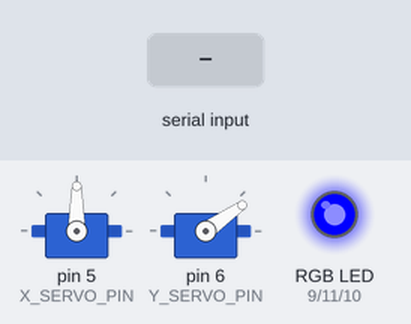
Recording of a sketch running on a simulated Arduino Uno, built with avr-gcc and run on an emulated ATmega328P. Shown: 2 × servo, an RGB LED mixed from three pins (HIGH = lit). The inputs (shaded band) are chosen by the test bench. What the sketch prints to the serial monitor is not drawn.

Above: at 1.2 s.
1.3 s: "90,45\n" received over Serial
At 3.6 s:
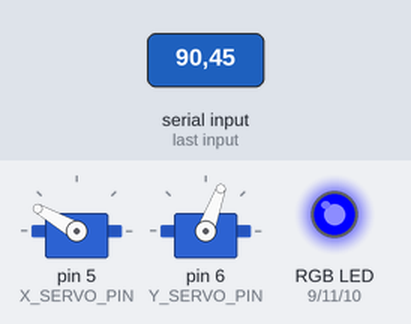
3.9 s: "LED:RED\n" received over Serial
At 4.2 s:
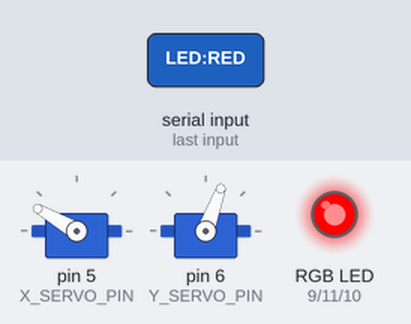
5.4 s: "LED:GREEN\n" received over Serial
At 6.5 s:
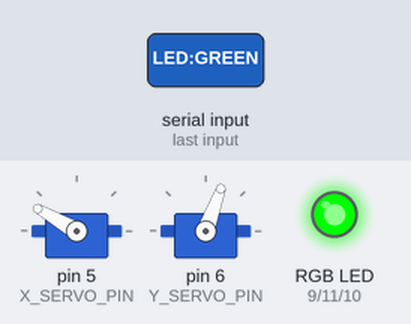
6.9 s: "LED:OFF\n" received over Serial
At 7.6 s:
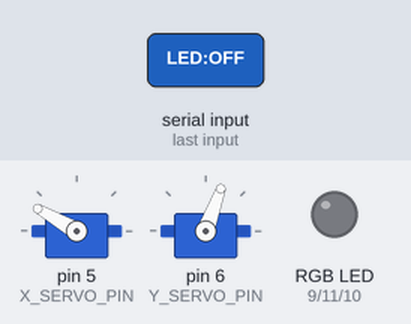
8.4 s: "LED:BLUE\n" received over Serial
At 8.8 s:
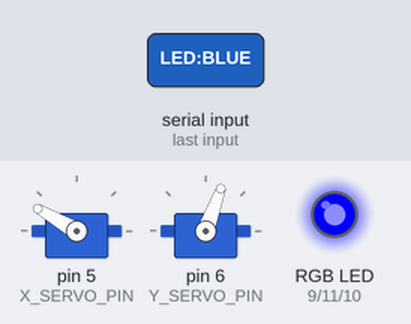
Timing chart, 0 to 10.9 s (numbered marks = the images above; inputs shaded):
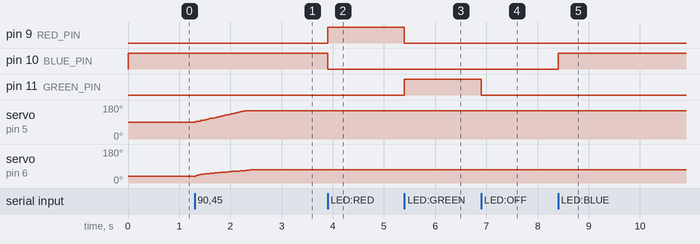

Measured:
- after the input at 1.3 s, servo on pin 5 (X_SERVO_PIN): moves from 90° to 150° over 1.0 s, starting at once; servo on pin 6 (Y_SERVO_PIN): moves from 35° to 70° over 1.1 s, starting at once
- after the input at 3.9 s, pin 9 (RED_PIN): LOW → HIGH at once; pin 10 (BLUE_PIN): HIGH → LOW at once
- after the input at 5.4 s, pin 9 (RED_PIN): HIGH → LOW at once; pin 11 (GREEN_PIN): LOW → HIGH at once
- after the input at 6.9 s, pin 11 (GREEN_PIN): HIGH → LOW at once
- after the input at 8.4 s, pin 10 (BLUE_PIN): LOW → HIGH at once

The sketch:

Face_Tracking.ino
```cpp
#include <Servo.h>
#include <string.h>
#include <stdlib.h>


// ============================================================
// SERVO PINS
// ============================================================

#define X_SERVO_PIN 5
#define Y_SERVO_PIN 6


// ============================================================
// RGB LED PINS
// ============================================================

#define RED_PIN 9
#define GREEN_PIN 11
#define BLUE_PIN 10


// ============================================================
// SERVO OBJECTS
// ============================================================

Servo servoX;
Servo servoY;


// ============================================================
// SERVO LIMITS
// ============================================================

const float X_MIN = 30;
const float X_MAX = 150;

const float Y_MIN = 0;
const float Y_MAX = 70;


// ============================================================
// STARTING POSITION
// ============================================================

float servoXPos = 90;
float servoYPos = 35;


// ============================================================
// PID GAINS
// ============================================================

float Kp_X = 0.030;
float Kd_X = 0.005;

float Kp_Y = 0.010;
float Kd_Y = 0.005;


// Integral disabled

float Ki_X = 0.0;
float Ki_Y = 0.0;


// ============================================================
// MAXIMUM SERVO MOVEMENT
// ============================================================

const float MAX_STEP_X = 1.2;
const float MAX_STEP_Y = 2.0;


// ============================================================
// DEAD ZONE
// ============================================================

const float DEAD_ZONE_X = 30;
const float DEAD_ZONE_Y = 30;


// ============================================================
// PID VARIABLES
// ============================================================

float errorX = 0;
float errorY = 0;

float previousErrorX = 0;
float previousErrorY = 0;

float integralX = 0;
float integralY = 0;


// ============================================================
// DERIVATIVE FILTER
// ============================================================

float filteredDerivativeX = 0;
float filteredDerivativeY = 0;

const float DERIVATIVE_FILTER = 0.25;


// ============================================================
// TIMING
// ============================================================

unsigned long lastPIDTime = 0;

const unsigned long PID_INTERVAL = 20;


// ============================================================
// SERIAL BUFFER
// ============================================================

char serialBuffer[40];

byte bufferIndex = 0;


// ============================================================
// LED STATE
// ============================================================

String currentLED = "";


// ============================================================
// SETUP
// ============================================================

void setup()
{
    Serial.begin(115200);


    // --------------------------------------------------------
    // SERVOS
    // --------------------------------------------------------

    servoX.attach(X_SERVO_PIN);
    servoY.attach(Y_SERVO_PIN);


    servoX.write(
        (int)servoXPos
    );

    servoY.write(
        (int)servoYPos
    );


    // --------------------------------------------------------
    // RGB LED
    // --------------------------------------------------------

    pinMode(
        RED_PIN,
        OUTPUT
    );

    pinMode(
        GREEN_PIN,
        OUTPUT
    );

    pinMode(
        BLUE_PIN,
        OUTPUT
    );


    // Start with BLUE

    setLED("BLUE");


    lastPIDTime = millis();


    Serial.println(
        "FACE ROBOT READY"
    );
}


// ============================================================
// MAIN LOOP
// ============================================================

void loop()
{
    // --------------------------------------------------------
    // READ SERIAL
    // --------------------------------------------------------

    readSerial();


    // --------------------------------------------------------
    // PID UPDATE
    // --------------------------------------------------------

    unsigned long now = millis();


    if (
        now - lastPIDTime
        >= PID_INTERVAL
    )
    {
        float dt =
            (now - lastPIDTime)
            / 1000.0;


        lastPIDTime = now;


        updatePID(dt);
    }
}


// ============================================================
// SERIAL READER
// ============================================================

void readSerial()
{
    while (
        Serial.available() > 0
    )
    {
        char c = Serial.read();


        // ----------------------------------------------------
        // END OF COMMAND
        // ----------------------------------------------------

        if (c == '\n')
        {
            serialBuffer[bufferIndex] = '\0';


            // Check whether this is
            // an LED command

            if (
                strncmp(
                    serialBuffer,
                    "LED:",
                    4
                ) == 0
            )
            {
                processLEDCommand(
                    serialBuffer
                );
            }

            else
            {
                // Otherwise it is
                // X,Y PID data

                parseData(
                    serialBuffer
                );
            }


            bufferIndex = 0;
        }


        // ----------------------------------------------------
        // NORMAL CHARACTER
        // ----------------------------------------------------

        else
        {
            if (
                bufferIndex
                <
                sizeof(serialBuffer) - 1
            )
            {
                serialBuffer[
                    bufferIndex++
                ] = c;
            }
        }
    }
}


// ============================================================
// PROCESS LED COMMAND
// ============================================================

void processLEDCommand(
    char *data
)
{
    // data examples:
    //
    // LED:BLUE
    // LED:RED
    // LED:GREEN
    // LED:OFF


    if (
        strcmp(
            data,
            "LED:BLUE"
        ) == 0
    )
    {
        setLED("BLUE");
    }


    else if (
        strcmp(
            data,
            "LED:RED"
        ) == 0
    )
    {
        setLED("RED");
    }


    else if (
        strcmp(
            data,
            "LED:GREEN"
        ) == 0
    )
    {
        setLED("GREEN");
    }


    else if (
        strcmp(
            data,
            "LED:OFF"
        ) == 0
    )
    {
        setLED("OFF");
    }
}


// ============================================================
// RGB LED CONTROL
// ============================================================

void setLED(
    String color
)
{
    // --------------------------------------------------------
    // ALL OFF FIRST
    // --------------------------------------------------------

    digitalWrite(
        RED_PIN,
        LOW
    );

    digitalWrite(
        GREEN_PIN,
        LOW
    );

    digitalWrite(
        BLUE_PIN,
        LOW
    );


    // --------------------------------------------------------
    // RED
    // --------------------------------------------------------

    if (
        color == "RED"
    )
    {
        digitalWrite(
            RED_PIN,
            HIGH
        );
    }


    // --------------------------------------------------------
    // GREEN
    // --------------------------------------------------------

    else if (
        color == "GREEN"
    )
    {
        digitalWrite(
            GREEN_PIN,
            HIGH
        );
    }


    // --------------------------------------------------------
    // BLUE
    // --------------------------------------------------------

    else if (
        color == "BLUE"
    )
    {
        digitalWrite(
            BLUE_PIN,
            HIGH
        );
    }


    // --------------------------------------------------------
    // OFF
    // --------------------------------------------------------

    else if (
        color == "OFF"
    )
    {
        // Everything already LOW
    }


    currentLED = color;
}


// ============================================================
// PARSE X,Y
// ============================================================

void parseData(
    char *data
)
{
    char *comma = strchr(
        data,
        ','
    );


    if (comma == NULL)
    {
        return;
    }


    *comma = '\0';


    errorX = atof(
        data
    );


    errorY = atof(
        comma + 1
    );
}


// ============================================================
// PID UPDATE
// ============================================================

void updatePID(
    float dt
)
{
    // ========================================================
    // X AXIS
    // ========================================================

    float outputX =
        calculateAxis(
            errorX,
            previousErrorX,
            integralX,
            filteredDerivativeX,
            Kp_X,
            Ki_X,
            Kd_X,
            DEAD_ZONE_X,
            MAX_STEP_X,
            dt
        );


    // ========================================================
    // Y AXIS
    // ========================================================

    float outputY =
        calculateAxis(
            errorY,
            previousErrorY,
            integralY,
            filteredDerivativeY,
            Kp_Y,
            Ki_Y,
            Kd_Y,
            DEAD_ZONE_Y,
            MAX_STEP_Y,
            dt
        );


    // ========================================================
    // UPDATE SERVO POSITION
    // ========================================================

    servoXPos += outputX;

    servoYPos += outputY;


    // ========================================================
    // LIMIT SERVO POSITION
    // ========================================================

    servoXPos =
        constrain(
            servoXPos,
            X_MIN,
            X_MAX
        );


    servoYPos =
        constrain(
            servoYPos,
            Y_MIN,
            Y_MAX
        );


    // ========================================================
    // WRITE SERVO
    // ========================================================

    servoX.write(
        (int)servoXPos
    );


    servoY.write(
        (int)servoYPos
    );
}


// ============================================================
// PID AXIS
// ============================================================

float calculateAxis(
    float error,
    float &previousError,
    float &integral,
    float &filteredDerivative,
    float Kp,
    float Ki,
    float Kd,
    float deadZone,
    float maxStep,
    float dt
)
{
    // --------------------------------------------------------
    // DEAD ZONE
    // --------------------------------------------------------

    if (
        abs(error)
        <= deadZone
    )
    {
        integral = 0;

        filteredDerivative = 0;

        previousError = error;

        return 0;
    }


    // --------------------------------------------------------
    // PROPORTIONAL
    // --------------------------------------------------------

    float P =
        Kp * error;


    // --------------------------------------------------------
    // INTEGRAL
    // --------------------------------------------------------

    integral +=
        error * dt;


    integral =
        constrain(
            integral,
            -500.0,
            500.0
        );


    float I =
        Ki * integral;


    // --------------------------------------------------------
    // DERIVATIVE
    // --------------------------------------------------------

    float derivative = 0;


    if (dt > 0)
    {
        derivative =
            (
                error
                -
                previousError
            )
            /
            dt;
    }


    // --------------------------------------------------------
    // FILTER DERIVATIVE
    // --------------------------------------------------------

    filteredDerivative =
        (
            DERIVATIVE_FILTER
            *
            derivative
        )
        +
        (
            (
                1.0
                -
                DERIVATIVE_FILTER
            )
            *
            filteredDerivative
        );


    float D =
        Kd
        *
        filteredDerivative;


    // --------------------------------------------------------
    // PID OUTPUT
    // --------------------------------------------------------

    float output =
        P + I + D;


    // --------------------------------------------------------
    // LIMIT MOVEMENT
    // --------------------------------------------------------

    output =
        constrain(
            output,
            -maxStep,
            maxStep
        );


    // --------------------------------------------------------
    // SAVE ERROR
    // --------------------------------------------------------

    previousError =
        error;


    return output;
}
```
